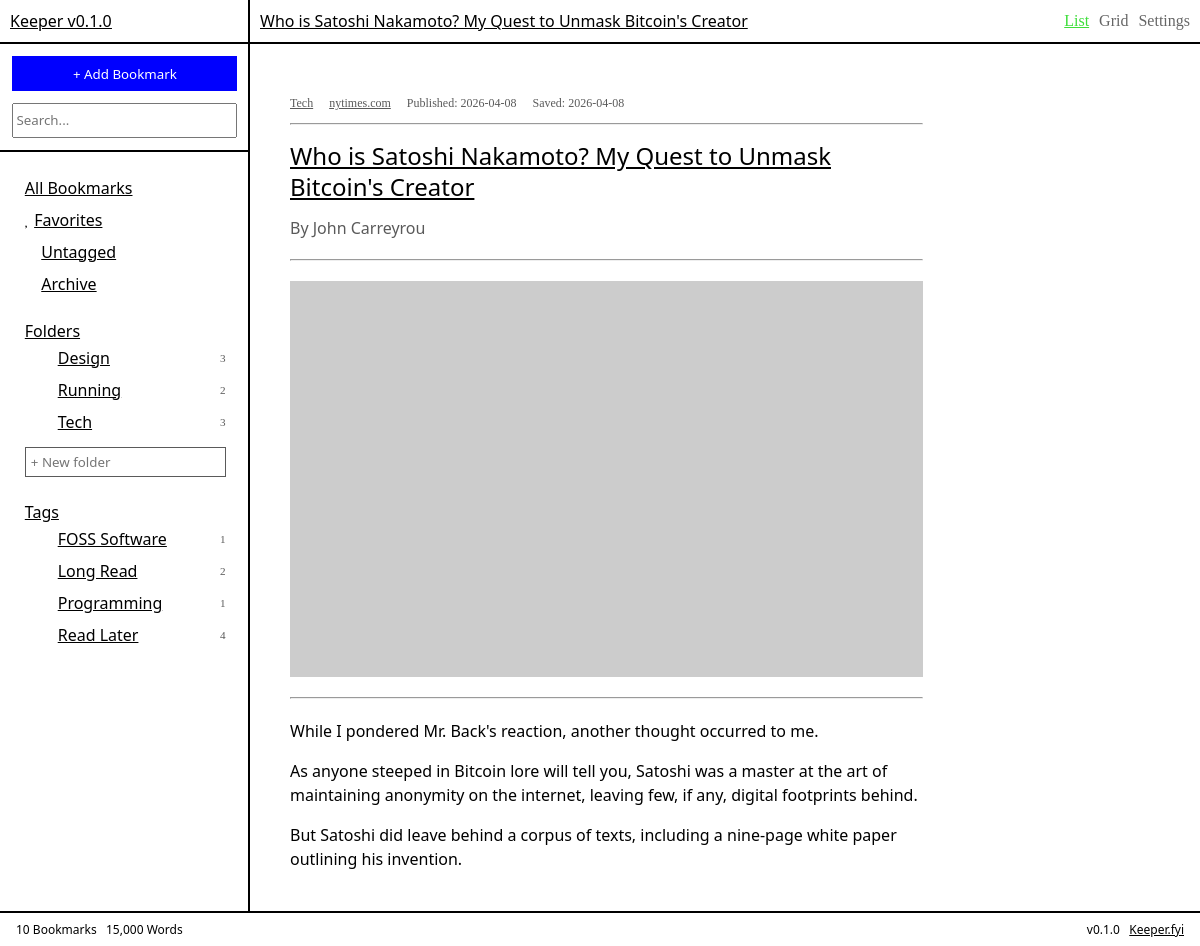
Screenshot of /bookmark/20 with the database file from the repository.
### tables this page shows
CREATE TABLE folders (
    id   INTEGER PRIMARY KEY AUTOINCREMENT,
    name TEXT UNIQUE NOT NULL
);

CREATE TABLE tags (
    id   INTEGER PRIMARY KEY AUTOINCREMENT,
    name TEXT UNIQUE NOT NULL
);

CREATE TABLE bookmarks (
    id            INTEGER PRIMARY KEY AUTOINCREMENT,
    url           TEXT NOT NULL,
    title         TEXT,
    description   TEXT,
    author        TEXT,
    content       TEXT,
    image_url     TEXT,
    favicon_url   TEXT,
    domain        TEXT,
    published     TEXT,
    saved_at      DATETIME DEFAULT CURRENT_TIMESTAMP,
    is_favorite   INTEGER DEFAULT 0,
    is_archived   INTEGER DEFAULT 0,
    word_count    INTEGER DEFAULT 0,
    site_name     TEXT,
    language      TEXT,
    read_time     INTEGER,
    canonical_url TEXT
, article_path TEXT);

### app.py (the view)
@app.route("/bookmark/<int:id>")
def reading(id):
    bookmark = get_bookmark(id)
    if not bookmark:
        return "Bookmark not found", 404
    folders = get_all_folders()
    tags = get_all_tags()
    return render_template("reading.html",
        bookmark=bookmark,
        folders=folders,
        tags=tags
    )

### db.py (called while the page is built)
def get_db():
    conn = sqlite3.connect("keeper.db")
    conn.row_factory = sqlite3.Row
    conn.execute("PRAGMA foreign_keys = ON")
    return conn

def get_bookmark(id):
    db = get_db()
    return db.execute("""
        SELECT b.*,
               GROUP_CONCAT(DISTINCT f.name) as folders,
               GROUP_CONCAT(DISTINCT t.name) as tags
        FROM bookmarks b
        LEFT JOIN bookmark_folders bf ON b.id = bf.bookmark_id
        LEFT JOIN folders f           ON bf.folder_id = f.id
        LEFT JOIN bookmark_tags bt    ON b.id = bt.bookmark_id
        LEFT JOIN tags t              ON bt.tag_id = t.id
        WHERE b.id = ?
        GROUP BY b.id
    """, (id,)).fetchone()

def get_all_folders():
    db = get_db()
    return db.execute("""
        SELECT f.*, COUNT(bf.bookmark_id) as bookmark_count
        FROM folders f
        LEFT JOIN bookmark_folders bf ON f.id = bf.folder_id
        LEFT JOIN bookmarks b ON bf.bookmark_id = b.id
            AND b.is_archived = 0
        GROUP BY f.id
        ORDER BY f.name ASC
    """).fetchall()

def get_all_tags():
    db = get_db()
    return db.execute("""
        SELECT t.*, COUNT(bt.bookmark_id) as bookmark_count
        FROM tags t
        LEFT JOIN bookmark_tags bt ON t.id = bt.tag_id
        LEFT JOIN bookmarks b ON bt.bookmark_id = b.id
            AND b.is_archived = 0
        GROUP BY t.id
        ORDER BY t.name ASC
    """).fetchall()

### templates/reading.html (shortened to what this page needs)
{% extends "base.html" %}
{% block topbar %}{{ bookmark['title'] }}{% endblock %}
{% block content %}
<div class="reading-view">
  <div class="reading-meta-top">
    {% if bookmark['folders'] %}
      {% for folder in bookmark['folders'].split(',') %}
        <a href="/folder/{{ folder }}" class="meta-link bookmark-folder">{{ folder }}</a>
      {% endfor %}
    {% endif %}
    <a href="{{ bookmark['url'] }}" class="meta-link bookmark-domain" target="_blank">
      {{ bookmark['domain'] }}
    </a>
    {% if bookmark['published'] %}
      <span class="bookmark-date">Published: {{ bookmark['published'] }}</span>
    {% endif %}
    <span class="bookmark-date">Saved: {{ bookmark['saved_at'] }}</span>
  </div>
  <hr>
  <h1 class="reading-title">
    <a href="{{ bookmark['url'] }}" target="_blank">{{ bookmark['title'] }}</a>
  </h1>
  {% if bookmark['author'] %}
    <p class="reading-author">By {{ bookmark['author'] }}</p>
  {% endif %}
  <hr>
  {% if bookmark['image_url'] %}
  <div class="reading-hero">
    <img src="{{ bookmark['image_url'] }}" alt="hero image" />
  </div>
  <hr>
  {% endif %}
  <div class="reading-body">
    {% if bookmark['content'] %}
      {% for paragraph in bookmark['content'].split('\n\n') %}
        <p>{{ paragraph }}</p>
      {% endfor %}
    {% else %}
      <p class="reading-placeholder">
        No article content saved.
        <a href="{{ bookmark['url'] }}" target="_blank">Read on {{ bookmark['domain'] }}</a>
      </p>
    {% endif %}
  </div>
</div>
{% endblock %}

### templates/base.html (shortened to what this page needs)
<!doctype html>
<html lang="en">
  <head>
    <link rel="stylesheet" href="{{ url_for('static', filename='style.css') }}" />
  </head>
  <body>
    <div class="app">
      <div class="app-body">
        <div class="sidebar">
          <div class="sidebar-header"><a href="/">Keeper v0.1.0</a></div>
          <div class="function-box">
  <div id="add-bookmark-container">
    <button class="button" id="add-bookmark-btn" onclick="showAddForm()">
      + Add Bookmark
    </button>
  </div>
  <input
    class="search"
    type="search"
    name="q"
    placeholder="Search..."
    hx-get="/"
    hx-trigger="input delay:300ms"
    hx-target="#bookmark-list"
    hx-swap="innerHTML"
  />
</div>
          <div class="links">
            <ul class="main-links">
              <li>
                <a href="/"
                  hx-get="/"
                  hx-target="#bookmark-list"
                  hx-swap="innerHTML"
                  hx-push-url="true">All Bookmarks</a>
              </li>
              <li><span class="link-icon"></span>
                <a href="/favorites"
                  hx-get="/favorites"
                  hx-target="#bookmark-list"
                  hx-swap="innerHTML"
                  hx-push-url="true">Favorites
                </a>
              </li>
              <li><span class="link-icon">󱈠</span>
                <a href="/untagged"
                  hx-get="/untagged"
                  hx-target="#bookmark-list"
                  hx-swap="innerHTML"
                  hx-push-url="true">Untagged
                </a>
              </li>
              <li><span class="link-icon">󰀼</span>
                <a href="/archived"
                  hx-get="/archived"
                  hx-target="#bookmark-list"
                  hx-swap="innerHTML"
                  hx-push-url="true">Archive
                </a>
              </li>
            </ul>
          </div>
          <div class="links">
            <div class="link-title">Folders</div>
            {% include "partials/folder_list.html" %}
            <form hx-post="/folders"
                  hx-target="#folder-list"
                  hx-swap="outerHTML"
                  hx-on::after-request="this.reset()">
              <input class="sidebar-inline-input" type="text" name="name" placeholder="+ New folder" />
            </form>
          </div>
          <div class="links">
            <div class="link-title">Tags</div>
            <ul class="tag-links">
              {% for tag in tags %}
              <li>
                <span class="link-arrow">󰘍</span>
                <span class="link-icon">󰓹</span>
                <a href="/tag/{{ tag['name'] }}"
                    hx-get="/tag/{{ tag['name'] }}"
                    hx-target="#bookmark-list"
                    hx-swap="innerHTML"
                    hx-push-url="true">{{ tag['name'] }}</a>
                  <span class="link-count">{{ tag['bookmark_count'] }}</span>
                </li>
                {% endfor %}
            </ul>
          </div>
        </div>
        <main class="content">
          <div class="top-bar">
            <span class="top-bar-title">{% block topbar %}All Bookmarks{% endblock %}</span>
            <div class="top-bar-icons">
              <div hx-get="/"
                  hx-target="#bookmark-list"
                  hx-swap="innerHTML"
                  hx-push-url="true"
                  title="List View"
                  onclick="setActiveView(this)"
                  class="active">List</div>
                  <div hx-get="/grid"
                  hx-target="#bookmark-list"
                  hx-swap="innerHTML"
                  hx-push-url="true"
                  title="Grid View"
                  onclick="setActiveView(this)">Grid</div>
              <div title="Settings">Settings</div>
            </div>
          </div>
          <div class="bookmark-list" id="bookmark-list">
            {% block content %}
            {% endblock %}
          </div>
        </main>
      </div>
      <footer class="status-bar">
        <span>10 Bookmarks &nbsp; 15,000 Words</span>
        <span>v0.1.0 &nbsp; <a href="https://keeper.fyi">Keeper.fyi</a></span>
      </footer>
    </div>
  </body>
</html>

### templates/partials/folder_list.html
<ul class="folder-links" id="folder-list">
  {% for folder in folders %}
  <li>
    <span class="link-arrow">󰘍</span>
    <span class="link-icon"></span>
    <a href="/folder/{{ folder['name'] }}"
       hx-get="/folder/{{ folder['name'] }}"
       hx-target="#bookmark-list"
       hx-swap="innerHTML"
       hx-push-url="true">{{ folder['name'] }}</a>
    <span class="link-count">{{ folder['bookmark_count'] }}</span>
  </li>
  {% endfor %}
</ul>

### static/style.css (style rules this page uses)
* { box-sizing: border-box; margin: 0; }
:root { --keeper-blue: blue; --keeper-orange: #fb4402; --keeper-yellow: #e1fb8d; --keeper-green: #3dde3a; --keeper-purple: #2f0e68; --keeper-grey: #5a5a5a; font-size: 12pt; }
body { font-family: "Berkeley", system-ui, monospace; }
a { color: black; }
.app { display: flex; flex-direction: column; height: 100vh; }
.app-body { display: flex; flex: 1; overflow: hidden; }
.sidebar { width: 250px; flex-shrink: 0; border-right: 2px solid black; }
.sidebar-header { border-bottom: 2px solid black; padding: 10px; text-decoration: underline; }
.function-box { border-bottom: 2px solid black; padding: 5%; }
.button { width: 225px; height: 35px; background-color: var(--keeper-blue); color: white; font-family: inherit; appearance: none; border: none; cursor: pointer; margin-bottom: 5%; }
.search { width: 225px; height: 35px; color: black; cursor: pointer; font-family: inherit; }
.links { margin-top: 10%; margin-left: 10%; margin-bottom: 20px; }
.main-links, .folder-links, .tag-links { list-style: none; padding: 0; margin: 0; }
.links li { margin-bottom: 10px; display: flex; align-items: center; gap: 4px; cursor: pointer; }
.link-title { text-decoration: underline; margin-bottom: 5px; }
.link-arrow { color: black; font-family: "Commit Mono"; }
.link-icon { font-family: "Commit Mono"; }
.link-count { font-size: 0.7rem; color: var(--keeper-grey); font-family: "Commit Mono"; margin-left: auto; padding-right: 10%; }
.sidebar-inline-input { width: 90%; font-family: inherit; border: 1px solid var(--keeper-grey); padding: 5px; margin-top: 4px; margin-right: 5px; outline: none; }
.content { flex: 1; display: flex; flex-direction: column; overflow: hidden; }
.top-bar { flex-shrink: 0; display: flex; align-items: center; justify-content: space-between; padding: 10px; border-bottom: 2px solid black; }
.top-bar-title { font-size: 1em; text-decoration: underline; }
.top-bar-icons { display: flex; align-items: center; gap: 10px; font-family: "Commit Mono"; }
.top-bar-icons div { cursor: pointer; opacity: 0.6; }
.top-bar-icons div.active { opacity: 1; color: var(--keeper-green); text-decoration: underline; }
.bookmark-list { flex: 1; overflow-y: auto; }
.meta-link { position: relative; z-index: 1; text-decoration: underline; color: var(--keeper-grey); }
.reading-view { max-width: 75%; padding: 40px; display: flex; flex-direction: column; }
.reading-meta-top { display: flex; align-items: center; gap: 16px; font-size: 0.75rem; color: var(--keeper-grey); font-family: "Commit Mono"; padding: 12px 0; }
.reading-title { font-size: 1.5rem; font-weight: normal; line-height: 1.3; padding: 15px 0 15px 0; }
.reading-title a { color: inherit; text-decoration: underline; }
.reading-author { color: var(--keeper-grey); padding-bottom: 20px; }
.reading-hero { padding: 20px 0; display: flex; flex-direction: column; gap: 8px; }
.reading-hero img { width: 100%; height: auto; display: block; }
.reading-body { padding-top: 20px; display: flex; flex-direction: column; gap: 16px; }
.reading-body p { line-height: 1.5; }
.status-bar { flex-shrink: 0; width: 100%; border-top: 2px solid black; padding: 8px 16px; display: flex; justify-content: space-between; font-size: 0.75rem; }

### rows the page displays
folders: name "Design", bookmark_count "3"
folders: name "Running", bookmark_count "2"
folders: name "Tech", bookmark_count "3"
tags: name "FOSS Software", bookmark_count "1"
tags: name "Long Read", bookmark_count "2"
tags: name "Programming", bookmark_count "1"
tags: name "Read Later", bookmark_count "4"
bookmarks: title "Who is Satoshi Nakamoto? My Quest to Unmask Bitcoin's Creator", domain "nytimes.com", published "2026-04-08", saved_at "2026-04-08", author "John Carreyrou"

### other values shown
{{ folder }} "Tech"
{{ paragraph }} "While I pondered Mr. Back's reaction, another thought occurred to me." "As anyone steeped in Bitcoin lore will tell you, Satoshi was a master at the art of maintaining anonymity on the internet, leaving few, if any, digital footprints behind." "But Satoshi did leave behind a corpus of texts, including a nine-page white paper outlining his invention."
